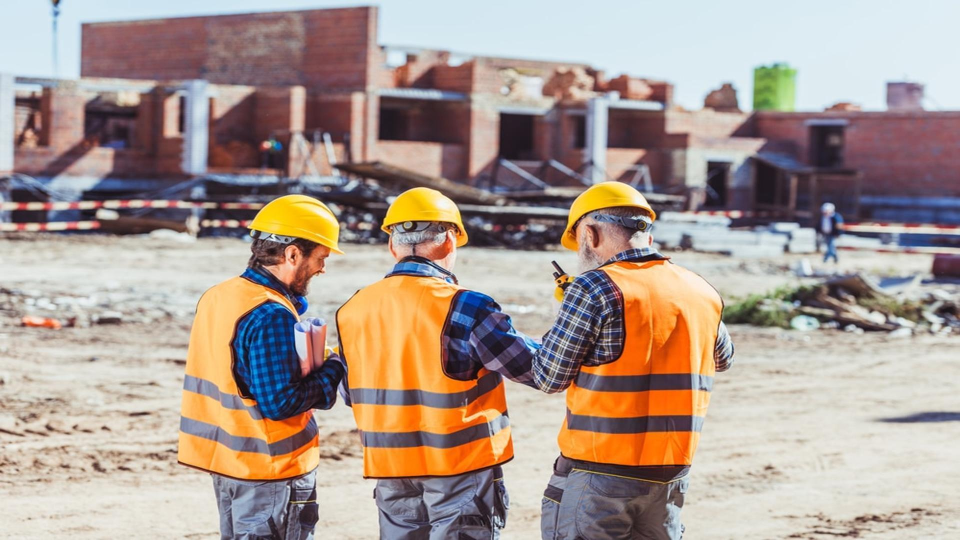
#> input picture test_images/construction_site_1.jpg, 1920 x 1080 px, found by its file name (shown at 1/2 size)
$ python detect_high_vis.py
#> lines starting #> are read from the running program, lines starting #| are printed output that depends on the picture
from PIL import Image

def resize_image(input_path, output_path, target_width, target_height):

#> called with input_path = './test_images/construction_site_1.jpg', target_width = 640, target_height = 480
    image = Image.open(input_path)
#> image is the input picture: PIL image 1920x1080 RGB; mean R, G, B 170.4, 154, 145.2

    resized_image = image.resize((target_width, target_height))
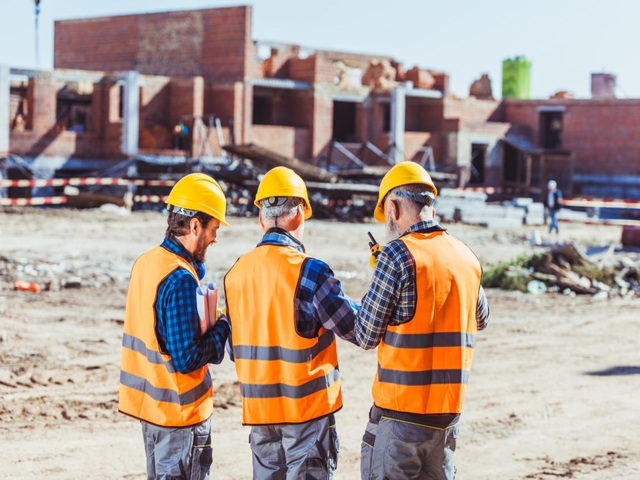
#> resized_image: PIL image 640x480 RGB; mean R, G, B 170.4, 154, 145.2

    resized_image.save(output_path)

input_image_path = './test_images/construction_site_1.jpg'
output_image_path = './high_vis_recognition/resized_images/resized_image.jpg'

target_width = 640
target_height = 480

resize_image(input_image_path, output_image_path, target_width, target_height)
